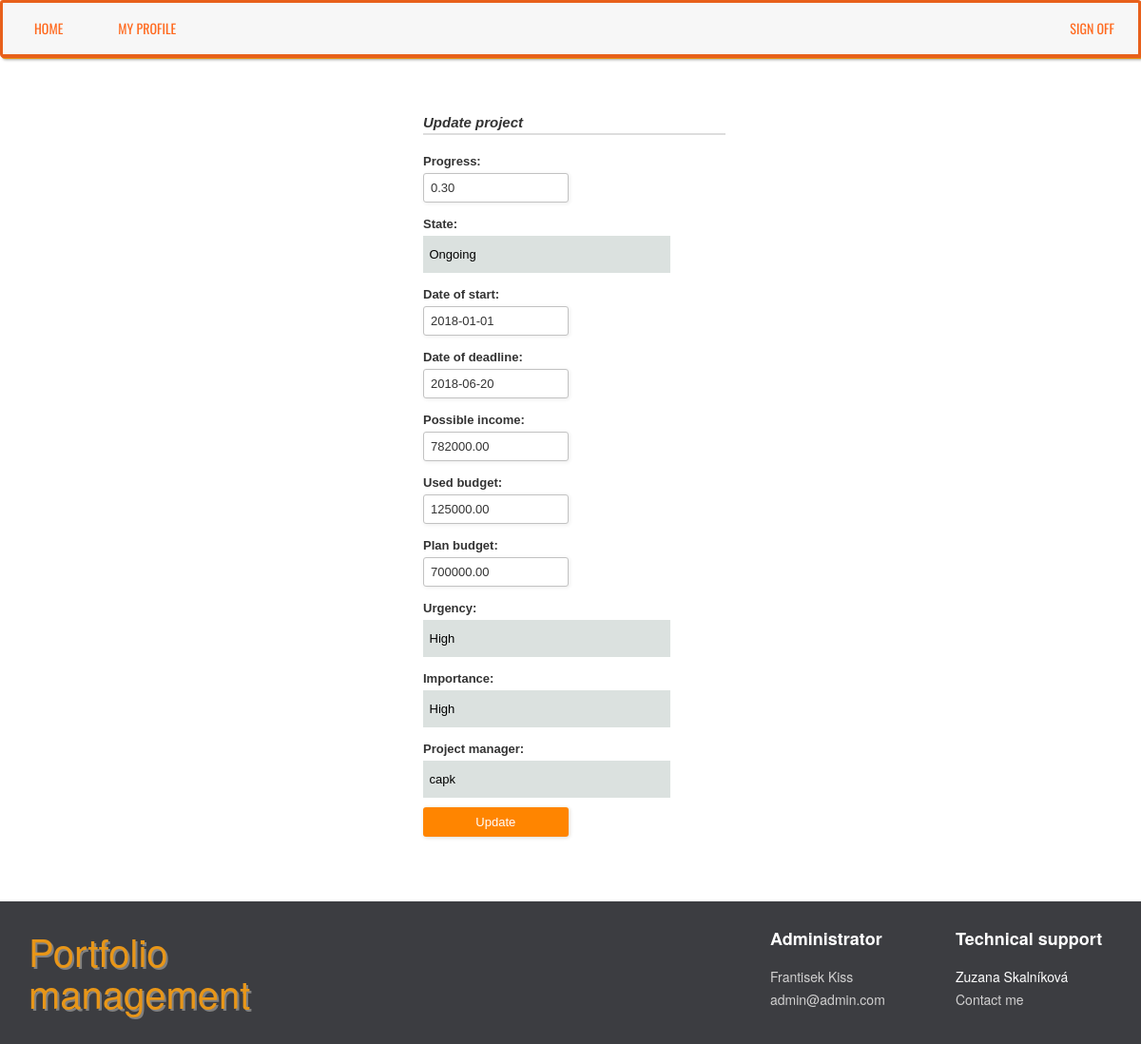
The app's page /dp/project/4/edit (signed in), older data.
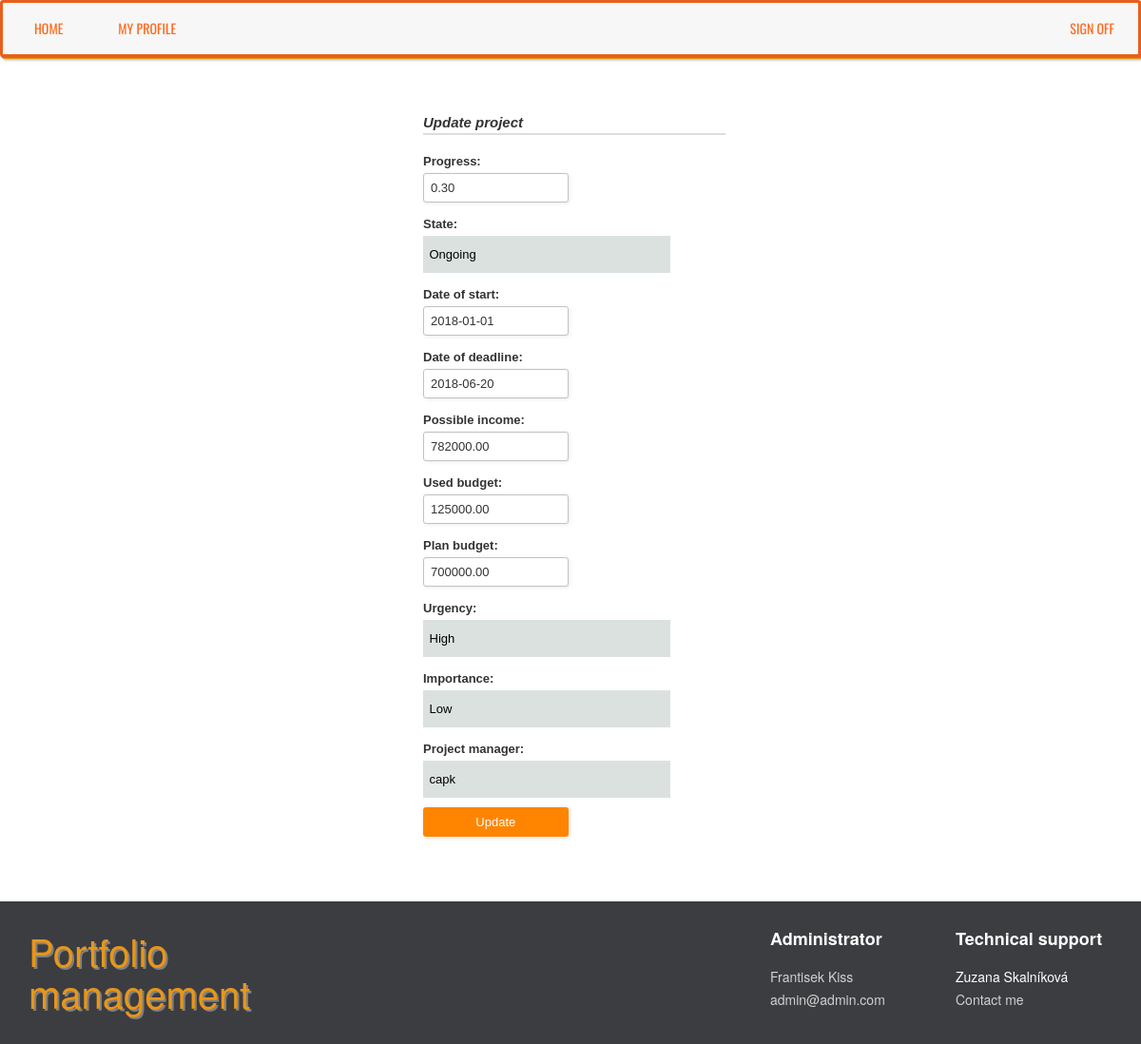
The same page, newer data.
### dp/models.py (models this page shows, shortened)
class Project(models.Model):
    portfolio = models.ForeignKey(Portfolio, on_delete=models.SET_NULL, null=True, blank=True)
    project_name = models.TextField()
    description = models.CharField(max_length=200)
    plan_budget = models.DecimalField(max_digits=15, decimal_places=2, null=True, blank=True)
    used_budget = models.DecimalField(max_digits=15, decimal_places=2, default=0)
    manhours = models.DecimalField(max_digits=15, decimal_places=0, null=True, blank=True)
    pub_date = models.DateTimeField (auto_now_add=True)
    start_date = models.DateField ('date of start', null=True, blank=True)
    deadline = models.DateField ('date of deadline', null=True, blank=True)
    possible_income = models.DecimalField(max_digits=15, decimal_places=2, null=True, blank=True)
    complexity = models.CharField(max_length=1, choices=COMPLEXITY_VALUES, null=True)
    type = models.CharField(max_length=1, choices=TYPE_VALUES, null=True)
    urgency = models.CharField(max_length=1, choices=PRIORITY_VALUES, null=True)
    importance = models.CharField(max_length=1, choices=PRIORITY_VALUES, null=True)
    STATE_VALUES = (
        ('1', 'Planned'),
        ('2', 'Ongoing'),
        ('3', 'Finished'),
        ('4', 'Interrupted'),
        ('5', 'Stopped'),
    )
    state = models.CharField(max_length=1, choices=STATE_VALUES, default=1)
    progress = models.DecimalField(max_digits=3, decimal_places=2, default=0,
                                   validators=[MaxValueValidator(1.00), MinValueValidator(0.00)])
    project_manager = models.ForeignKey(Employee, on_delete=models.SET_NULL, null=True, blank=True)

### dp/views.py (the view)
# urls.py: url(r'^project/(?P<pk>\d+)/edit$', login_required(views.ProjectUpdateView.as_view()), name='project_edit'),
class ProjectUpdateView(UpdateView):
    model = Project
    fields = ['progress', 'state', 'start_date', 'deadline', 'possible_income', 'used_budget', 'plan_budget', 'urgency',
              'importance', 'project_manager']
    template_name = "dp/project_update_form.html"

### dp/models.py (called while the page is built)
    def __str__(self):
        return self.user.username

### dp/templatetags/extratags.py (called while the page is built)
@register.simple_tag(takes_context=True)
def add_admin_to_context(context):
    admin_info = {}
    admin = Employee.objects.get(position = 'Administrator')
    admin_info['id'] = admin.id
    admin_info['first_name'] = admin.user.first_name
    admin_info['last_name'] = admin.user.last_name
    admin_info['email'] = admin.user.email
    context.dicts[0]["admin_info"] = admin_info
    return ''

### templates/dp/project_update_form.html (shortened to what this page needs)
{% extends "dp/base.html" %}
{% load static %}
{% block cssblock %}
    <link rel="stylesheet" href="{% static 'dp/css/multi-select.css' %}">
{% endblock %}
{% block content %}
    <div class="container selectdiv">
        <div class="col-md-4 col-md-offset-4">
            <div class="form-style-2">
                <div class="form-style-2-heading">Update project</div>
                <form action="" method="post">
                    {{ form }}
                    <input style="margin-top: 10px;" type="submit" value="Update"/>
                </form>
                    <br>
    <br>
    <br>
            </div>
        </div>
    </div>
{% endblock %}

Row changes from the older to the newer data that the page shows:
changed Project "Ongoing": importance "High" → "Low"
